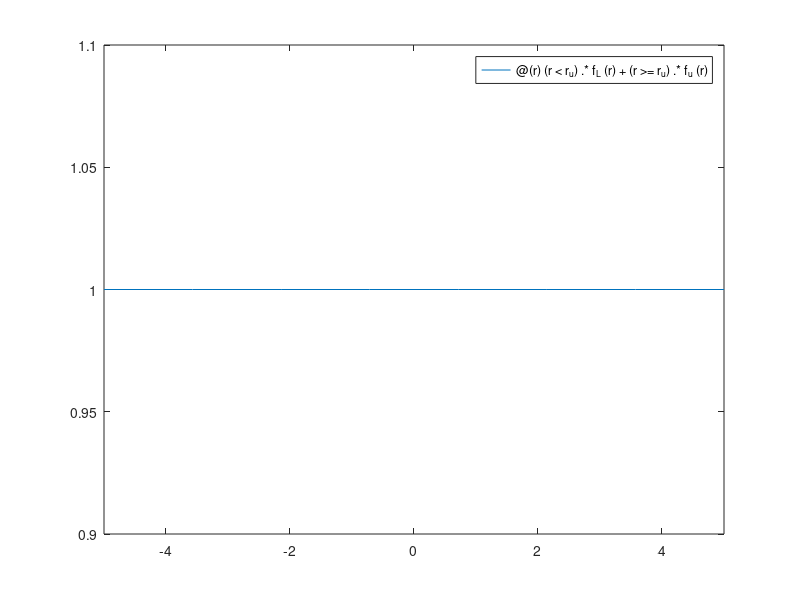

This figure's MATLAB source: (Note: this script raises an error after producing the figure.)
%%%%%%%%%%%%%%%%%%%%%%%%%%%%%%%%%%%%%%%%%%%%%%%%%%%%%%%%%%%%%%%%%%%
%%%%%PROGRAMA PARA REPRESENTAR LA EXPONENCIAL A TROZOS%%%%%%%%%%%%%
%%%%%%%%%%%%%%%%%%%%%%%%%%%%%%%%%%%%%%%%%%%%%%%%%%%%%%%%%%%%%%%%%%%
r = linspace(0,60); % Variable radio del canal (en micrómetros)

% PARÁMETROS DE LA FUNCIÓN EXPONENCIAL
r_L = 15;     % Radio del canal con Kr8+ para r<r_u (en micrómetros)
r_u = 18;     % Radio del canal con Kr8+ para r>=r_u (en micrómetros)
sig_L = 15;   % Desviación estándar para r_L (en micrómetros)
sig_u = 17;   % Desviación estándar para r_u (en micrómetros)

% FUNCIÓN A TROZOS DEL RADIO DEL CANAL
f_L = @(r) (exp(-0.5*((max(r,r_L).^2)/sig_L^2)))/ ...
    (exp(-0.5*(r_L/sig_L)^2));                       % Trozo para r<r_u
A = f_L(r_u)*exp(0.5*(r_u/sig_u)^2);                 % Condición de continuidad
f_u = @(r) A*exp(-0.5*(r/sig_u).^2);                 % Trozo para r>=r_u
f = @(r) (r<r_u).*f_L(r) + (r>=r_u).*f_u(r);         % Función exponencial

% REPRESENTACIÓN GRÁFICA DE LA FUNCIÓN A TROZOS
fig = fplot(f); % Gráfica de la función a trozos
xlim([0 60])
ylim([0 1.1])
set(fig(1),'linewidth',1,'color','r');
grid on
% LEYENDA
xlabel({'Radio del canal','r (\mum)'})
ylabel({'f(r)','Adimensional'})



